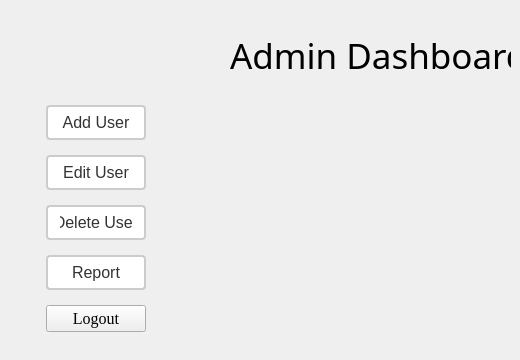
      <widget class="QWidget" name="AdminDash">
       <widget class="QLabel" name="adminLabel">
        <property name="geometry">
         <rect>
          <x>230</x>
          <y>20</y>
          <width>281</width>
          <height>71</height>
         </rect>
        </property>
        <property name="font">
         <font>
          <family>Tempus Sans ITC</family>
          <pointsize>26</pointsize>
         </font>
        </property>
        <property name="text">
         <string>Admin Dashboard</string>
        </property>
       </widget>
       <widget class="QWidget" name="gridLayoutWidget">
        <property name="geometry">
         <rect>
          <x>40</x>
          <y>90</y>
          <width>112</width>
          <height>261</height>
         </rect>
        </property>
        <layout class="QVBoxLayout" name="verticalLayout">
         <property name="leftMargin">
          <number>6</number>
         </property>
         <property name="topMargin">
          <number>6</number>
         </property>
         <property name="rightMargin">
          <number>6</number>
         </property>
         <property name="bottomMargin">
          <number>6</number>
         </property>
         <item>
          <widget class="QPushButton" name="addUserButton">
           <property name="styleSheet">
            <string notr="true">QPushButton {
  border: 2px solid #ccc; /* add a border */
  border-radius: 4px; /* round the corners */
  font-size: 16px; /* increase font size */
  padding: 6px 12px; /* add some padding */
  background-color: #fff; /* set background color */
  color: #333; /* set font color */
  font-family: &quot;Times New Roman&quot;, Times, serif; /* set font family */
}

QPushButton:hover {
  background-color: #eee; /* change background color when hovered */
}

QPushButton:pressed {
  background-color: #ccc; /* change background color when pressed */
}
</string>
           </property>
           <property name="text">
            <string>Add User</string>
           </property>
          </widget>
         </item>
         <item>
          <widget class="QPushButton" name="editUserButton">
           <property name="styleSheet">
            <string notr="true">QPushButton {
  border: 2px solid #ccc; /* add a border */
  border-radius: 4px; /* round the corners */
  font-size: 16px; /* increase font size */
  padding: 6px 12px; /* add some padding */
  background-color: #fff; /* set background color */
  color: #333; /* set font color */
  font-family: &quot;Times New Roman&quot;, Times, serif; /* set font family */
}

QPushButton:hover {
  background-color: #eee; /* change background color when hovered */
}

QPushButton:pressed {
  background-color: #ccc; /* change background color when pressed */
}
</string>
           </property>
           <property name="text">
            <string>Edit User</string>
           </property>
          </widget>
         </item>
         <item>
          <widget class="QPushButton" name="deleteUserButton">
           <property name="styleSheet">
            <string notr="true">QPushButton {
  border: 2px solid #ccc; /* add a border */
  border-radius: 4px; /* round the corners */
  font-size: 16px; /* increase font size */
  padding: 6px 12px; /* add some padding */
  background-color: #fff; /* set background color */
  color: #333; /* set font color */
  font-family: &quot;Times New Roman&quot;, Times, serif; /* set font family */
}

QPushButton:hover {
  background-color: #eee; /* change background color when hovered */
}

QPushButton:pressed {
  background-color: #ccc; /* change background color when pressed */
}
</string>
           </property>
           <property name="text">
            <string>Delete User</string>
           </property>
          </widget>
         </item>
         <item>
          <widget class="QPushButton" name="reportButton">
           <property name="styleSheet">
            <string notr="true">QPushButton {
  border: 2px solid #ccc; /* add a border */
  border-radius: 4px; /* round the corners */
  font-size: 16px; /* increase font size */
  padding: 6px 12px; /* add some padding */
  background-color: #fff; /* set background color */
  color: #333; /* set font color */
  font-family: &quot;Times New Roman&quot;, Times, serif; /* set font family */
}

QPushButton:hover {
  background-color: #eee; /* change background color when hovered */
}

QPushButton:pressed {
  background-color: #ccc; /* change background color when pressed */
}
</string>
           </property>
           <property name="text">
            <string>Report</string>
           </property>
          </widget>
         </item>
         <item>
          <widget class="QPushButton" name="logoutButton">
           <property name="font">
            <font>
             <family>Times New Roman</family>
             <pointsize>12</pointsize>
            </font>
           </property>
           <property name="text">
            <string>Logout</string>
           </property>
          </widget>
         </item>
        </layout>
       </widget>
      </widget>
